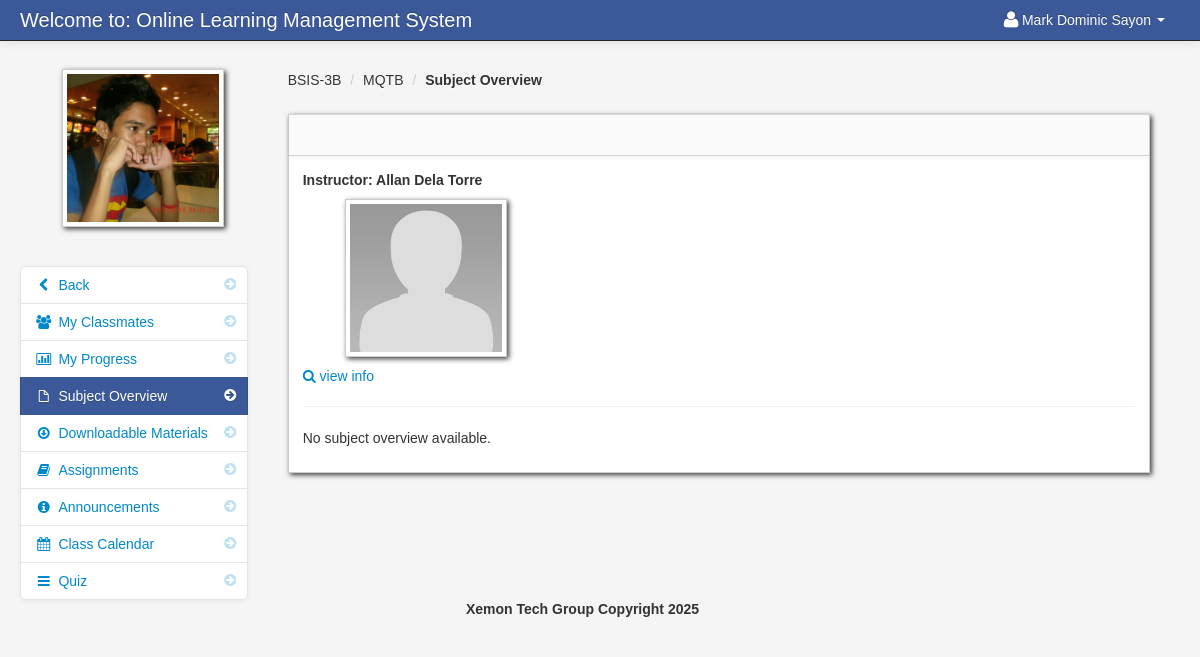
The page /subject_overview_student.php?id=172 (signed in) on the database its author committed.
### tables this page shows
CREATE TABLE `student` (
  `student_id` int(11) NOT NULL,
  `firstname` varchar(100) NOT NULL,
  `lastname` varchar(100) NOT NULL,
  `class_id` int(11) NOT NULL,
  `username` varchar(100) NOT NULL,
  `password` varchar(100) NOT NULL,
  `location` varchar(100) NOT NULL,
  `status` varchar(100) NOT NULL
);

CREATE TABLE `teacher_class` (
  `teacher_class_id` int(11) NOT NULL,
  `teacher_id` int(11) NOT NULL,
  `class_id` int(11) NOT NULL,
  `subject_id` int(11) NOT NULL,
  `thumbnails` varchar(100) NOT NULL,
  `school_year` varchar(100) NOT NULL
);

CREATE TABLE `class` (
  `class_id` int(11) NOT NULL,
  `class_name` varchar(100) NOT NULL
);

CREATE TABLE `subject` (
  `subject_id` int(11) NOT NULL,
  `subject_code` varchar(100) NOT NULL,
  `subject_title` varchar(100) NOT NULL,
  `category` varchar(100) NOT NULL,
  `description` longtext NOT NULL,
  `unit` int(11) NOT NULL,
  `Pre_req` varchar(100) NOT NULL,
  `semester` varchar(100) NOT NULL
);

CREATE TABLE `teacher` (
  `teacher_id` int(11) NOT NULL,
  `username` varchar(100) NOT NULL,
  `password` varchar(200) NOT NULL,
  `firstname` varchar(100) NOT NULL,
  `lastname` varchar(100) NOT NULL,
  `department_id` int(11) NOT NULL,
  `location` varchar(200) NOT NULL,
  `about` varchar(500) NOT NULL,
  `teacher_status` varchar(20) NOT NULL,
  `teacher_stat` varchar(100) NOT NULL
);

### session.php (called while the page is built, shortened)
<?php
$session_id = $_SESSION['id'];
?>

### subject_overview_student.php (the view, shortened to what this page needs)
<?php include('header_dashboard.php'); ?>
<?php include('session.php'); ?>
<?php $get_id = $_GET['id']; ?>
<body>
	<?php include('navbar_student.php'); ?>
	<div class="container-fluid">
		<div class="row-fluid">
			<?php include('subject_overview_link_student.php'); ?>
			<div class="span9" id="content">
				<div class="row-fluid">
					<?php
					$class_query = mysqli_query($conn, "SELECT * FROM teacher_class
                                                        LEFT JOIN class ON class.class_id = teacher_class.class_id
                                                        LEFT JOIN subject ON subject.subject_id = teacher_class.subject_id
                                                        WHERE teacher_class_id = '$get_id'") or die(mysqli_error());
					$class_row = mysqli_fetch_array($class_query);
					?>
					<ul class="breadcrumb">
						<li><a href="#"><?php echo $class_row['class_name']; ?></a> <span class="divider">/</span></li>
						<li><a href="#"><?php echo $class_row['subject_code']; ?></a> <span class="divider">/</span>
						</li>
						<li><a href="#"><b>Subject Overview</b></a></li>
					</ul>
					<div id="block_bg" class="block">
						<div class="navbar navbar-inner block-header">
						</div>
						<div class="block-content collapse in">
							<div class="span12">
								<?php
								$query = mysqli_query($conn, "SELECT * FROM teacher_class
                                                              LEFT JOIN class ON class.class_id = teacher_class.class_id
                                                              LEFT JOIN subject ON subject.subject_id = teacher_class.subject_id
                                                              LEFT JOIN teacher ON teacher.teacher_id = teacher_class.teacher_id
                                                              WHERE teacher_class_id = '$get_id'") or die(mysqli_error());
								$row = mysqli_fetch_array($query);
								?>
								<strong>Instructor: <?php echo $row['firstname']; ?>
									<?php echo $row['lastname']; ?></strong>
								<br>
								<img id="avatar" class="img-polaroid" src="admin/<?php echo $row['location']; ?>" width>
								<p><a href=""><i class="icon-search"></i> view info</a></p>
								<hr>
								<?php
								$query = mysqli_query($conn, "SELECT * FROM teacher_class
                                                              LEFT JOIN class_subject_overview ON class_subject_overview.teacher_class_id = teacher_class.teacher_class_id
                                                              WHERE class_subject_overview.teacher_class_id = '$get_id'") or die(mysqli_error());
								$row_subject = mysqli_fetch_array($query);
								if ($row_subject) {
									echo $row_subject['content'];
								} else {
									echo "<p>No subject overview available.</p>";
								}
								?>
							</div>
						</div>
					</div>
				</div>
			</div>
		</div>
		<?php include('footer.php'); ?>
	</div>
	<?php include('script.php'); ?>
</body>
</html>

### navbar_student.php (shortened to what this page needs)
<div class="navbar navbar-fixed-top navbar-inverse">
	<div class="navbar-inner">
		<div class="container-fluid">
			<a class="brand" href="#">Welcome to: Online Learning Management System</a>
			<div class="nav-collapse collapse">
				<ul class="nav pull-right">
					<?php $query = mysqli_query($conn, "select * from student where student_id = '$session_id'") or die(mysqli_error());
					$row = mysqli_fetch_array($query);
					?>
					<li class="dropdown">
						<a href="#" role="button" class="dropdown-toggle" data-toggle="dropdown"> <i
								class="icon-user icon-large"></i><?php echo $row['firstname'] . " " . $row['lastname']; ?>
							<i class="caret"></i></a>
					</li>
				</ul>
			</div>
		</div>
	</div>
</div>

### subject_overview_link_student.php (shortened to what this page needs)
<div class="span3" id="sidebar">
	<img id="avatar" src="admin/<?php echo $row['location']; ?>" class="img-polaroid">
		<ul class="nav nav-list bs-docs-sidenav nav-collapse collapse">
				<li class=""><a href="dashboard_student.php"><i class="icon-chevron-right"></i><i class="icon-chevron-left"></i>&nbsp;Back</a></li>
				<li class=""><a href="my_classmates.php<?php echo '?id='.$get_id; ?>"><i class="icon-chevron-right"></i><i class="icon-group"></i>&nbsp;My Classmates</a></li>
				<li class=""><a href="progress.php<?php echo '?id='.$get_id; ?>"><i class="icon-chevron-right"></i><i class="icon-bar-chart"></i>&nbsp;My Progress</a></li>
				<li class="active"><a href="subject_overview_student.php<?php echo '?id='.$get_id; ?>"><i class="icon-chevron-right"></i><i class="icon-file"></i>&nbsp;Subject Overview</a></li>
				<li class=""><a href="downloadable_student.php<?php echo '?id='.$get_id; ?>"><i class="icon-chevron-right"></i><i class="icon-download"></i>&nbsp;Downloadable Materials</a></li>
				<li class=""><a href="assignment_student.php<?php echo '?id='.$get_id; ?>"><i class="icon-chevron-right"></i><i class="icon-book"></i>&nbsp;Assignments</a></li>
				<li class=""><a href="announcements_student.php<?php echo '?id='.$get_id; ?>"><i class="icon-chevron-right"></i><i class="icon-info-sign"></i>&nbsp;Announcements</a></li>
				<li class=""><a href="class_calendar_student.php<?php echo '?id='.$get_id; ?>"><i class="icon-chevron-right"></i><i class="icon-calendar"></i>&nbsp;Class Calendar</a></li>
				<li class=""><a href="student_quiz_list.php<?php echo '?id='.$get_id; ?>"><i class="icon-chevron-right"></i><i class="icon-reorder"></i>&nbsp;Quiz</a></li>
		</ul>
</div>

### admin/assets/styles.css (style rules this page uses)
body { padding-top: 60px; padding-bottom: 40px; background-color: #f5f5f5; }
#content { margin-left:0px; }
.breadcrumb { margin: 0 0 0px; padding: 10px 0px; background-color: transparent; }
.block { background: url("../images/pixel-60fff.png") repeat scroll 0 0 rgba(0, 0, 0, 0) !important; border: 1px solid #ccc; background: white; margin: 1em 0em; border-top: none; -webkit-box-shadow: 2px 2px 5px rgba(0, 0, 6, 0.75); -moz-box-shadow: 2px 2px 5px rgba(0, 0, 6, 0.75); box-shadow: 2px 2px 5px rgba(0, 0, 6, 0.75); }
.block-content { margin: 1em; min-height: .25em; }
.block-header { margin-bottom: 0px; border-right: none; border-left: none; -webkit-border-radius: 0px; -moz-border-radius: 0px; border-radius: 0px; }
.bs-docs-sidenav { max-width: 228px; margin: 30px 0 0; padding: 0; background-color: #fff; -webkit-border-radius: 6px; -moz-border-radius: 6px; border-radius: 6px; -webkit-box-shadow: 0 1px 4px rgba(0,0,0,.065); -moz-box-shadow: 0 1px 4px rgba(0,0,0,.065); box-shadow: 0 1px 4px rgba(0,0,0,.065); }
.bs-docs-sidenav > li > a { display: block; width: 190px \9; margin: 0 0 -1px; padding: 8px 14px; border: 1px solid #e5e5e5; }
.bs-docs-sidenav > li:first-child > a { -webkit-border-radius: 6px 6px 0 0; -moz-border-radius: 6px 6px 0 0; border-radius: 6px 6px 0 0; }
.bs-docs-sidenav > li:last-child > a { -webkit-border-radius: 0 0 6px 6px; -moz-border-radius: 0 0 6px 6px; border-radius: 0 0 6px 6px; }
.bs-docs-sidenav > .active > a { position: relative; z-index: 2; padding: 9px 15px; border: 0; text-shadow: 0 1px 0 rgba(0,0,0,.15); -webkit-box-shadow: inset 1px 0 0 rgba(0,0,0,.1), inset -1px 0 0 rgba(0,0,0,.1); -moz-box-shadow: inset 1px 0 0 rgba(0,0,0,.1), inset -1px 0 0 rgba(0,0,0,.1); box-shadow: inset 1px 0 0 rgba(0,0,0,.1), inset -1px 0 0 rgba(0,0,0,.1); }
.bs-docs-sidenav .icon-chevron-right { float: right; margin-top: 2px; margin-right: -6px; opacity: .25; }
.bs-docs-sidenav .active .icon-chevron-right, .bs-docs-sidenav .active a:hover .icon-chevron-right { opacity: 1; }

### rows shown on the page
student: firstname "Mark Dominic", lastname "Sayon", location (picture)
teacher_class: class.class_name "BSIS-3B", subject.subject_code "MQTB", teacher.firstname "Allan", teacher.lastname "Dela Torre", teacher.location (placeholder picture)
